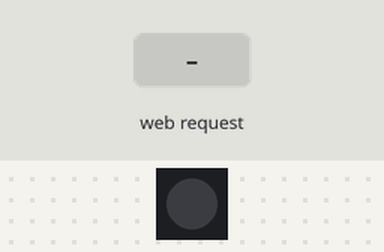
A program run on a simulated ESP32 board running MicroPython. Parts: 1 RGB LEDs in strip order, left to right. The inputs (shaded band) are chosen by the test bench. Dim RGB values are drawn brighter than linear; WiFi joins after 1.5 s; the clock reads 2024-03-15 10:24:30 at power-on unless the program sets it; what the program prints to the serial console is not drawn.

Above: at 3.2 s.
3.3 s: HTTP request GET /?CYCLE=ON received
At 3.5 s:
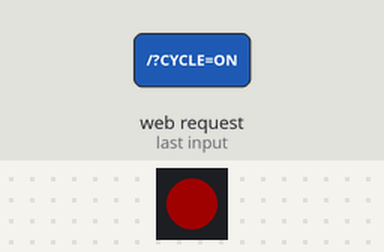
6.3 s: HTTP request GET /?RED=ON received
At 6.7 s:
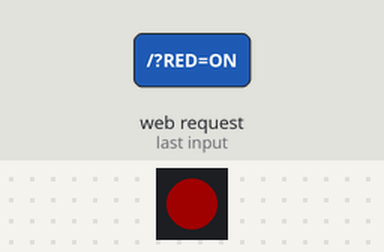
7.8 s: HTTP request GET /?GREEN=ON received
At 9.1 s:
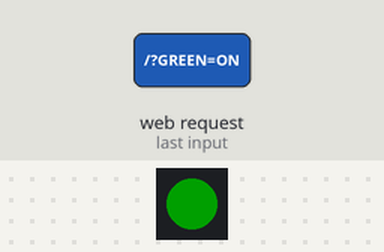
Timing chart, 0 to 10.8 s (numbered marks = the images above; inputs shaded):
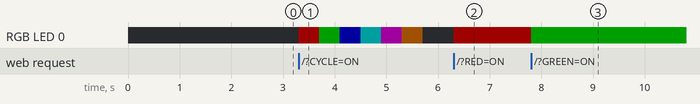

Measured:
- after the input at 3.3 s, RGB LED 0: off → RGB(32, 0, 0) at once, → RGB(0, 32, 0) 0.40 s later, → RGB(0, 0, 32) 0.40 s later, → RGB(0, 32, 32) 0.40 s later, … (7 changes in this stretch)
- after the input at 6.3 s, RGB LED 0: off → RGB(32, 0, 0) at once
- after the input at 7.8 s, RGB LED 0: RGB(32, 0, 0) → RGB(0, 32, 0) at once

The program:

main.py
```python
"""
Copyright 2024 William H. Beebe, Jr.

Licensed under the Apache License, Version 2.0 (the "License");
you may not use this file except in compliance with the License.
You may obtain a copy of the License at

    http://www.apache.org/licenses/LICENSE-2.0

Unless required by applicable law or agreed to in writing, software
distributed under the License is distributed on an "AS IS" BASIS,
WITHOUT WARRANTIES OR CONDITIONS OF ANY KIND, either express or implied.
See the License for the specific language governing permissions and
limitations under the License.
"""
import platform
print(" "+platform.platform().replace('-',' '))

import esp
print(f" Flash size {esp.flash_size():,} bytes")

import gc
print(f" Memory free {gc.mem_free():,} bytes")

from webserver import WebServer
web = WebServer()
web.run()
```

webserver.py
```python
"""
Copyright 2024 William H. Beebe, Jr.

Licensed under the Apache License, Version 2.0 (the "License");
you may not use this file except in compliance with the License.
You may obtain a copy of the License at

    http://www.apache.org/licenses/LICENSE-2.0

Unless required by applicable law or agreed to in writing, software
distributed under the License is distributed on an "AS IS" BASIS,
WITHOUT WARRANTIES OR CONDITIONS OF ANY KIND, either express or implied.
See the License for the specific language governing permissions and
limitations under the License.
"""
import binascii
import machine
import os
import platform
import socket
import time
import esp
import gc
import network
import ntptime
import esp32
from network import WLAN
from machine import Pin, SoftI2C

import config
import devices
import settings

def formatted_time():
    dayname = [
        "Monday",
        "Tuesday",
        "Wednesday",
        "Thursday",
        "Friday",
        "Saturday",
        "Sunday",]

    monthname = [
        "January",
        "February",
        "March",
        "April",
        "May",
        "June",
        "July",
        "August",
        "September",
        "October",
        "November",
        "December" ]

    now = time.localtime(time.time() + (-4 * 3600))
    day_name = dayname[now[6]]
    month_day = now[2]
    month_name = monthname[now[1]-1]
    year = now[0]

    hour = now[3]

    if hour < 11:
        am_pm = 'AM'
        if hour == 0:
            hour = 12
    else:
        am_pm = 'PM'
        if hour > 12:
            hour -= 12

    minutes = now[4]

    return f"{hour}:{minutes:02} {am_pm} - {day_name} {month_day} {month_name} {year}"

def webpage(SSID):
    try:
        vsf2 = esp32.Partition('vfs2')
        vfs2_size = vsf2.info()[3]
    except:
        vfs2_size = 0;
    html = f"""
    <html><head><title>{SSID}</title>
    <style>
    html{{
        font-family: sans-serif;
        background-color: #FFFFFF;
        display: inline-block;
        margin: 0px auto;
        }}
    button {{
        font-size: 500%;
        font-weight: normal;
        display: inline-block;
        margin: 5px;
        padding: 20px 60px;
        width: 99%;
        height: 150px;
        justify-content: center;
        align-items: center;
        text-decoration: none;
        color: #ffffff;
        border: none;
        border-radius: 15px;
        outline: none;
        }}
    .button-red {{
        background-color: #DC143C;
    }}
    .button-green {{
        background-color: #228B22;
    }}
    .button-blue {{
        background-color: #4169E1;
    }}
    .button-gray {{
        background-color: #808080;
    }}
    .button-off {{
        background-color: #404040;
    }}
    hr {{
        border: 0;height: 2px;
        background-image: linear-gradient(to right, rgba(0, 0, 0, 0), rgba(0, 0, 0, 0.75), rgba(0, 0, 0, 0));
        }}
    h1 {{font-size: 500%;color: #D35F8D;text-align: center;}}
    h2 {{font-size: 200%;color: #5FA3D3;padding-left: 15px;}}
    </style>
    </head>
    <body>
    <h1>{SSID}</h1>
    <form accept-charset="utf-8" method="POST">
    <button class='button-red'   name="RED"   value="ON">Red</button>
    <button class='button-green' name="GREEN" value="ON">Green</button>
    <button class='button-blue'  name="BLUE"  value="ON">Blue</button>
    <button class='button-gray'  name="CYCLE" value="ON">Cycle</button>
    </form>
    <hr />
    <h2>{formatted_time()}</h2>
    <h2>{config.version_name}<br/>
    Last built with {config.compiler}<br />
    Last built on {config.build_date}</h2>
    <h2>Flash size: {esp.flash_size():,} bytes<br/>
    vfs2 size: {vfs2_size:,} bytes<br/>
    Memory free: {gc.mem_free():,} bytes</h2>
    </body>
    </html>
    """
    return html

class WebServer:
    SSID = None

    def __init__(self):
        self.name = os.uname().machine.split(' ')[-1]
        self.SSID = self.name + '-' + binascii.hexlify(machine.unique_id()).decode('ascii').upper()[-4:]
        print(" "+self.SSID)
        gc.enable()

    def run(self):
        # Join an access point
        #
        wlan = WLAN(network.STA_IF)
        network.hostname(self.SSID)
        wlan.active(True)
        wlan.connect(settings.AP_SSID, settings.AP_PASSWORD)

        while not wlan.isconnected():
            time.sleep_ms(2000)

        print(" WIFI connected")

        attempts = 10
        while attempts > 0:
            try:
                ntptime.settime()
                attempts = 0
                print(f" WIFI: NTP Successful")
                print(f"  NTP: {formatted_time()}")
            except Exception as te:
                print(te)
                print(f" WIFI: NTP {attempts}")
                time.sleep_ms(1000)
                attempts -= 1

        ip = wlan.ifconfig()[0]
        print(" "+ip)
        address = (ip, 80)
        connection = socket.socket()
        connection.bind(address)
        connection.listen(4)

        while True:
            client_connect, client_addr = connection.accept()
            #print(f" WIFI client {str(client_addr)}")
            request = str(client_connect.recv(4096))
            #
            # If received has 0 bytes then the other end closed the connection.
            #
            #if len(request) == 0:
            #    client_connect.close()
            #    pass

            # Parse the request, performing various actions.
            #
            if "RED=ON" in request:
                devices.toggle_led_color(devices.LED_RED)
            elif "GREEN=ON" in request:
                devices.toggle_led_color(devices.LED_GREEN)
            elif "BLUE=ON" in request:
                devices.toggle_led_color(devices.LED_BLUE)
            elif "CYCLE=ON" in request:
                devices.cycle_colors()

            client_connect.send(webpage(self.SSID))
            gc.collect()

            # Close the socket and terminate the thread
            client_connect.close()
```

config.py
```python
"""
Copyright 2024 William H. Beebe, Jr.

Licensed under the Apache License, Version 2.0 (the "License");
you may not use this file except in compliance with the License.
You may obtain a copy of the License at

    http://www.apache.org/licenses/LICENSE-2.0

Unless required by applicable law or agreed to in writing, software
distributed under the License is distributed on an "AS IS" BASIS,
WITHOUT WARRANTIES OR CONDITIONS OF ANY KIND, either express or implied.
See the License for the specific language governing permissions and
limitations under the License.
"""
from micropython import const
import platform
import os

version_name = ' '.join(platform.platform().split('-')[0:2])
compiler="UNKNOWN"
for item in platform.platform().split('-'):
    if "IDF" in item:
        compiler = item
if compiler is "UNKNOWN":
    compiler = platform.python_compiler()
build_date = os.uname().version.split(' ')[-1]
```

devices.py
```python
"""
Copyright 2024 William H. Beebe, Jr.

Licensed under the Apache License, Version 2.0 (the "License");
you may not use this file except in compliance with the License.
You may obtain a copy of the License at

    http://www.apache.org/licenses/LICENSE-2.0

Unless required by applicable law or agreed to in writing, software
distributed under the License is distributed on an "AS IS" BASIS,
WITHOUT WARRANTIES OR CONDITIONS OF ANY KIND, either express or implied.
See the License for the specific language governing permissions and
limitations under the License.
"""
import machine as ma
import neopixel as neo
import time as ti
from micropython import const

LED_RED = (32, 0, 0)
LED_GREEN = (0, 32, 0)
LED_BLUE = (0, 0, 32)
LED_CYAN = (0, 32, 32)
LED_MAGENTA = (32, 0, 32)
LED_YELLOW = (32, 16, 0)
LED_OFF = (0, 0, 0)

neopixel_colors = [
    LED_RED,
    LED_GREEN,
    LED_BLUE,
    LED_CYAN,
    LED_MAGENTA,
    LED_YELLOW,
    LED_OFF
    ]

pinnum = const(38)
np = neo.NeoPixel(ma.Pin(pinnum), 1)

_last_led_color = LED_OFF

def cycle_colors():
    global _last_led_color
    for color in neopixel_colors:
        np[0] = color
        np.write()
        ti.sleep_ms(400)

    _last_led_color = LED_OFF

def set_led_color(color):
    np[0] = color
    np.write()

def toggle_led_color(new_color):
    global _last_led_color

    if new_color is _last_led_color:
        set_led_color(LED_OFF)
        _last_led_color = LED_OFF
    else:
        set_led_color(new_color)
        _last_led_color = new_color

# I2C pins for ESP32-S3-DevKit1
SDA_PIN = const(1)
SCL_PIN = const(2)

# SSD1306 OLED display
OLED_WIDTH = const(128)
OLED_HEIGHT = const(64)
OLED_LINE_MAX = const(6)
OLED_ADDR = const(61)

# ST25DV16K I2C RFID EEPROM
ST25DV_CMD = const(45)
ST25DV_USER_MEM = const(83)
ST25DV_SYS_MEM = const(87)
```

settings.py
```python
"""
Copyright 2024 William H. Beebe, Jr.

Licensed under the Apache License, Version 2.0 (the "License");
you may not use this file except in compliance with the License.
You may obtain a copy of the License at

    http://www.apache.org/licenses/LICENSE-2.0

Unless required by applicable law or agreed to in writing, software
distributed under the License is distributed on an "AS IS" BASIS,
WITHOUT WARRANTIES OR CONDITIONS OF ANY KIND, either express or implied.
See the License for the specific language governing permissions and
limitations under the License.
"""
AP_SSID = "SSID"
AP_PASSWORD = "PASSWORD"
```
